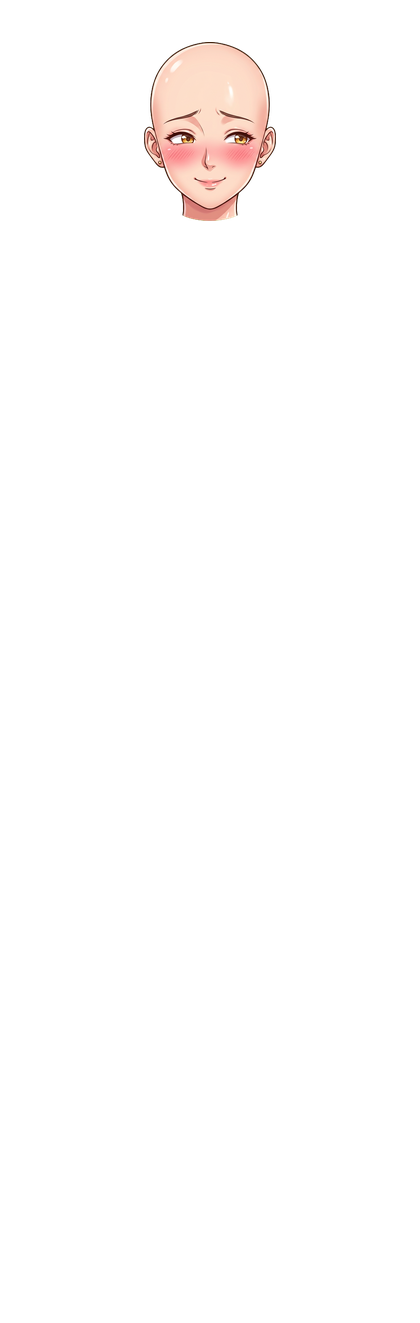
#> input picture assets/characters/costume_barefoot/face_open.png, 420 x 1323 px, found by its file name; its folder holds 4 pictures in this run; the run also reads 1 picture not shown here
$ python register_barefoot.py
#> lines starting #> are read from the running program, lines starting #| are printed output that depends on the picture
"""Register independently generated Barefoot Sundress layers on the canonical
420x1323 canvas. The replacement body is strictly front-facing (the first
generated body was a back view and was rejected). Blink is eye-locked: the
closed face is the open face with only the two eye regions replaced, so alpha
and all non-eye pixels match. Ground, contacts, viewport and hair pivot are
measured from the placed art.
"""
from pathlib import Path
import json
import numpy as np
from PIL import Image, ImageDraw, ImageFilter

SRC = Path('assets/characters/candidates/keyed/barefoot')
D = Path('assets/characters/costume_barefoot'); D.mkdir(parents=True, exist_ok=True)
W, H = 420, 1323

def cropped(name):
#> called with name = 'face_open'
    im = Image.open(SRC / (name + '.png')).convert('RGBA')
#> im is the input picture: PIL image 420x1323 RGBA; mean R, G, B, A 7.3, 5.9, 5.4, 7.8
    return im.crop(im.getbbox())
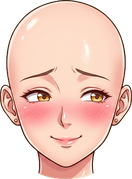
#> returned value: PIL image 132x179 RGBA; mean R, G, B, A 172.5, 138.2, 126.6, 184.1; transparent parts drawn white

def place(im, box):
    out = Image.new('RGBA', (W, H))
    out.alpha_composite(im.resize((box[2] - box[0], box[3] - box[1]), Image.Resampling.LANCZOS), box[:2])
    return out

def despill(im):
    """Remove green fringe on antialiased silhouette edges only."""
    pix = np.array(im).astype(int)
    edge = (np.array(im.getchannel('A').filter(ImageFilter.MinFilter(5))) < 255) & (pix[:, :, 3] > 0)
    green = edge & (pix[:, :, 1] > pix[:, :, 0] + 4) & (pix[:, :, 1] > pix[:, :, 2] + 4)
    pix[:, :, 1][green] = np.maximum(pix[:, :, 0], pix[:, :, 2])[green]
    return Image.fromarray(pix.clip(0, 255).astype('uint8'))

# ---- faces: lock everything except the eye regions ----
op = cropped('face_open')
cl = cropped('face_closed').resize(op.size, Image.Resampling.LANCZOS)
#> call 2 of cropped, with name = 'face_closed'
#> in cropped (call 2), `return im.crop(im.getbbox())`:
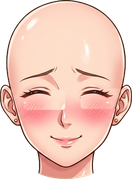
#> returned value: PIL image 132x179 RGBA; mean R, G, B, A 173.6, 139.7, 127.9, 184.1; transparent parts drawn white
mask = Image.new('L', op.size)
#> mask: PIL image 132x179 L; every value is 0
draw = ImageDraw.Draw(mask)
for box in [(100, 368, 275, 450), (340, 364, 505, 446)]:
    draw.rounded_rectangle(box, 14, fill=255)
mask = mask.filter(ImageFilter.GaussianBlur(1.2))
blink = Image.composite(cl, op, mask)
blink.putalpha(op.getchannel('A'))
FACE_BOX = (144, 42, 276, 221)
faces = [place(im, FACE_BOX) for im in (op, blink)]
#> in place, `out = Image.new('RGBA', (W, H))`: out: PIL image 420x1323 RGBA; every value is 0
#> faces = 2 items

# ---- body: align measured neck centre (crop x~297/596) to face centre 210 ----
body_src = cropped('body_base_front')
#> (the run stopped early here; a loop or call above may not have finished)
